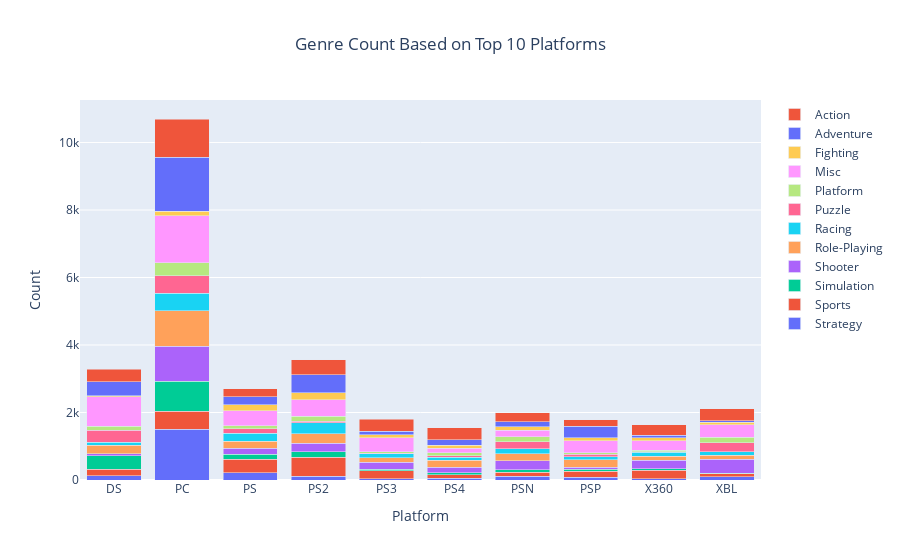

Notebook source saved alongside this figure:
### Code cell
platform = ['DS', 'PC', 'PS', 'PS2', 'PS3', 'PS4', 'PSN', 'PSP', 'X360', 'XBL']

fig = go.Figure(data=[
    go.Bar(name='Strategy', x=platform, y=[123, 1502, 219, 118, 36, 48, 110, 75, 35, 103]),
    go.Bar(name='Sports', x=platform, y=[197, 534, 396, 560, 243, 113, 127, 179, 254, 84]),
    go.Bar(name='Simulation', x=platform, y=[403, 890, 152, 164, 37, 61, 70, 62, 49, 20]),
    go.Bar(name='Shooter', x=platform, y=[53, 1037, 172, 245, 203, 154, 261, 61, 250, 401]),
    go.Bar(name='Role-Playing', x=platform, y=[259, 1049, 212, 280, 140, 216, 209, 230, 109, 125]),
    go.Bar(name='Racing', x=platform, y=[88, 518, 232, 327, 113, 79, 145, 79, 126, 108]),
    go.Bar(name='Puzzle', x=platform, y=[351, 528, 134, 52, 15, 46, 211, 83, 14, 263]),
    go.Bar(name='Platform', x=platform, y=[121, 387, 97, 138, 54, 86, 150, 44, 42, 164]),
    go.Bar(name='Misc', x=platform, y=[865, 1392, 437, 494, 413, 142, 195, 349, 288, 374]),
    go.Bar(name='Fighting', x=platform, y=[44, 124, 175, 212, 88, 86, 106, 87, 82, 64]),
    go.Bar(name='Adventure', x=platform, y=[406, 1605, 241, 523, 99, 160, 143, 338, 84, 43]),
    go.Bar(name='Action', x=platform, y=[376, 1131, 233, 446, 363, 355, 269, 193, 303, 359]),
])

fig.update_layout(
    barmode='stack',
    title="Genre Count Based on Top 10 Platforms",
    title_x=0.5,
    xaxis_title="Platform",
    yaxis_title="Count",  
)
fig.show()

### Figure 1 — Plotly figure (JSON) as saved in the notebook; plotly's stock layout.template omitted (floating-point values rounded to 4 significant figures)
{"data": [{"name": "Strategy", "type": "bar", "x": ["DS", "PC", "PS", "PS2", "PS3", "PS4", "PSN", "PSP", "X360", "XBL"], "y": [123, 1502, 219, 118, 36, 48, 110, 75, 35, 103]}, {"name": "Sports", "type": "bar", "x": ["DS", "PC", "PS", "PS2", "PS3", "PS4", "PSN", "PSP", "X360", "XBL"], "y": [197, 534, 396, 560, 243, 113, 127, 179, 254, 84]}, {"name": "Simulation", "type": "bar", "x": ["DS", "PC", "PS", "PS2", "PS3", "PS4", "PSN", "PSP", "X360", "XBL"], "y": [403, 890, 152, 164, 37, 61, 70, 62, 49, 20]}, {"name": "Shooter", "type": "bar", "x": ["DS", "PC", "PS", "PS2", "PS3", "PS4", "PSN", "PSP", "X360", "XBL"], "y": [53, 1037, 172, 245, 203, 154, 261, 61, 250, 401]}, {"name": "Role-Playing", "type": "bar", "x": ["DS", "PC", "PS", "PS2", "PS3", "PS4", "PSN", "PSP", "X360", "XBL"], "y": [259, 1049, 212, 280, 140, 216, 209, 230, 109, 125]}, {"name": "Racing", "type": "bar", "x": ["DS", "PC", "PS", "PS2", "PS3", "PS4", "PSN", "PSP", "X360", "XBL"], "y": [88, 518, 232, 327, 113, 79, 145, 79, 126, 108]}, {"name": "Puzzle", "type": "bar", "x": ["DS", "PC", "PS", "PS2", "PS3", "PS4", "PSN", "PSP", "X360", "XBL"], "y": [351, 528, 134, 52, 15, 46, 211, 83, 14, 263]}, {"name": "Platform", "type": "bar", "x": ["DS", "PC", "PS", "PS2", "PS3", "PS4", "PSN", "PSP", "X360", "XBL"], "y": [121, 387, 97, 138, 54, 86, 150, 44, 42, 164]}, {"name": "Misc", "type": "bar", "x": ["DS", "PC", "PS", "PS2", "PS3", "PS4", "PSN", "PSP", "X360", "XBL"], "y": [865, 1392, 437, 494, 413, 142, 195, 349, 288, 374]}, {"name": "Fighting", "type": "bar", "x": ["DS", "PC", "PS", "PS2", "PS3", "PS4", "PSN", "PSP", "X360", "XBL"], "y": [44, 124, 175, 212, 88, 86, 106, 87, 82, 64]}, {"name": "Adventure", "type": "bar", "x": ["DS", "PC", "PS", "PS2", "PS3", "PS4", "PSN", "PSP", "X360", "XBL"], "y": [406, 1605, 241, 523, 99, 160, 143, 338, 84, 43]}, {"name": "Action", "type": "bar", "x": ["DS", "PC", "PS", "PS2", "PS3", "PS4", "PSN", "PSP", "X360", "XBL"], "y": [376, 1131, 233, 446, 363, 355, 269, 193, 303, 359]}], "layout": {"barmode": "stack", "title": {"text": "Genre Count Based on Top 10 Platforms", "x": 0.5}, "xaxis": {"title": {"text": "Platform"}}, "yaxis": {"title": {"text": "Count"}}}}
